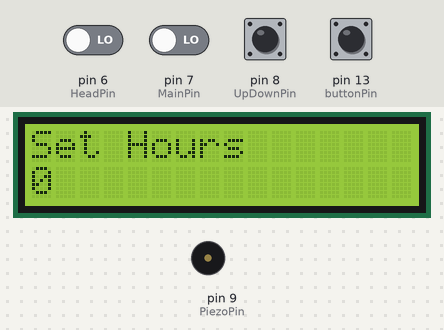
Simulated run of this sketch. Board: Arduino Uno, built with avr-gcc and run on an emulated ATmega328P. Parts: 16×2 character LCD, buzzer (waves = sounding). Inputs (shaded band) come from the test bench; at power-on: pin 6 (HeadPin), pin 7 (MainPin), pin 8 (UpDownPin), pin 13 (buttonPin) LOW. What the sketch prints to the serial monitor is not drawn.

Above: at 1.2 s.
1.3 s: pin 6 (HeadPin) driven HIGH
At 1.7 s:
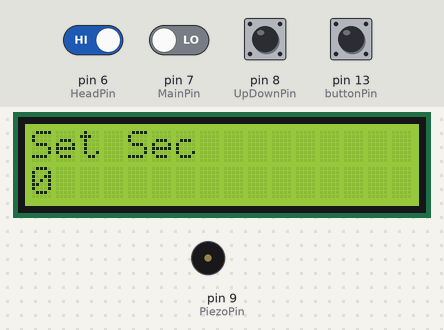
3.4 s: pin 13 (buttonPin) pulled HIGH for 0.15 s
At 4.3 s:
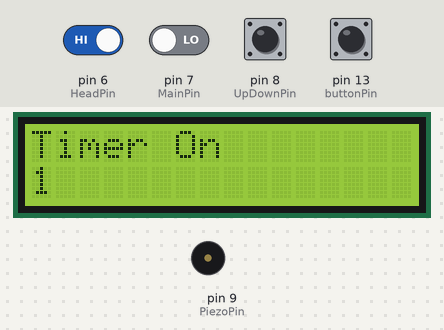
6.5 s: pin 7 (MainPin) driven HIGH
At 7.95 s:
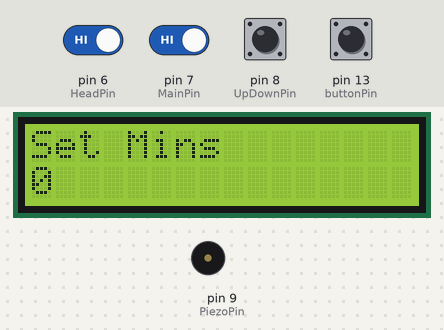
8.8 s: pin 13 (buttonPin) pulled HIGH for 1 s
At 8.88 s:
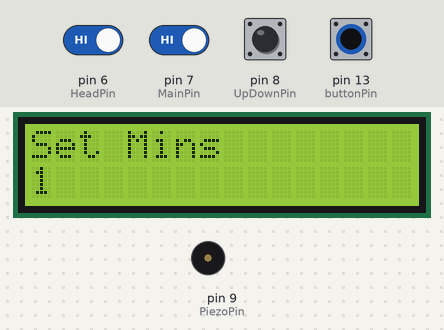
11.3 s: pin 6 (HeadPin) driven LOW
At 13.5 s:
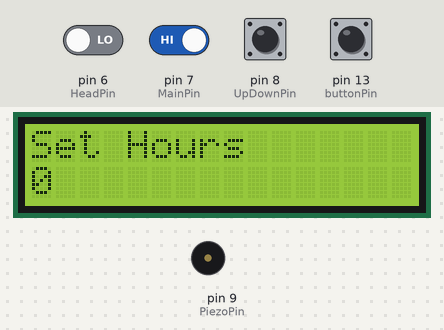
13.6 s: pin 7 (MainPin) driven LOW
Timing chart, 0 to 16.1 s (numbered marks = the images above; inputs shaded):
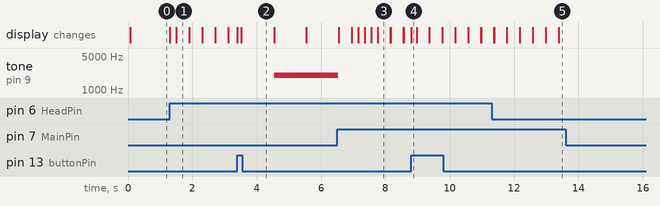

Measured:
- after the input at 1.3 s, the display: first changes at once (image 1 shows a later state)
- after the input at 3.4 s, tone on pin 9 (PiezoPin): silent → 2000 Hz after 1.1 s; the display: first changes at once (image 2 shows a later state)
- after the input at 6.5 s, tone on pin 9 (PiezoPin): goes on until 6.5 s, then stays silent
- after the input at 8.8 s, the display: changes at once (image 4)
- after the input at 11.3 s, the display: first differs from a run without the input after 0.08 s (image 5)
- after the input at 13.6 s, every drawn part: stays the same
- what the display in image 1 shows lasts 0.4 s, from 1.5 s to 1.9 s

The sketch:

Timer.ino
```cpp
const int  HeadPin = 6;
int HeadState = 0;         // current state of the button

unsigned int tick = 0;
unsigned int condition = 0;
long hours;
long minutes;
long seconds;
unsigned long setTime;
unsigned long lcdtime;

long sec;

const int  MainPin = 7;
int MainState = 0;         // current state of the button


const int  buttonPin = 13;   // the pin that the pushbutton is attached to
const int  UpDownPin = 8;

// Variables will change:
int buttonPushCounter = 0;   // counter for the number of button presses
int buttonState = 0;         // current state of the button
int UpDownState = 0;
int lastButtonState = 0;     // previous state of the button
int lastUpDownnState = 0;

int PiezoPin = 9;

unsigned long previousMillis = 0;
unsigned long currentMillis = 0;
unsigned long diffMillis = 0;

unsigned long debounceDelay = 200;
unsigned long lastDebounceTime = 0;
unsigned long lastDebounceHeadTime = 0;

// include the library code:
#include <LiquidCrystal.h>

// initialize the library with the numbers of the interface pins
LiquidCrystal lcd(12, 11, 5, 4, 3, 2);

// set up a constant for the tilt switch pin
const int switchPin = 6;

// variable to hold the value of the switch pin
int switchState = 0;

// variable to hold previous value of the switch pin
int prevSwitchState = 0;

// a variable to choose which reply from the crystal ball
int reply;


void setup() {
  // put your setup code here, to run once:
  pinMode(MainPin, INPUT);
  pinMode(buttonPin, INPUT);
  pinMode(UpDownPin, INPUT);
  pinMode(HeadPin, INPUT);

  // initialize serial communication:
  Serial.begin(9600);

  // set up the number of columns and rows on the LCD
  lcd.begin(16, 2);
  lcd.setCursor(0, 0);
  lcd.print("Press to Start");
}

void loop() {
  //Serial.print("tick ");
  //Serial.println(tick);
  //Serial.print("condition ");
  //Serial.println(condition);
  //maintainenance code
  MainState = digitalRead(MainPin);

  if (MainState == HIGH ) {
   if ((millis() - lastDebounceTime) > debounceDelay) {
    lastDebounceTime = millis();  // reset the debouncing timer
    lcd.clear();
    lcd.setCursor(0, 0);
    lcd.print("Reset");
    condition = 0;
    }
  }

  HeadState = digitalRead(HeadPin);
  if (HeadState == HIGH ) {
    if ((millis() - lastDebounceHeadTime) > debounceDelay) {
      lastDebounceHeadTime = millis();
      condition++;
      if (condition == 5){
        condition = 4;
      }
    }
  }

  switch (condition) {

    case 0:
      //Reset variables
      tick = 0;
      buttonPushCounter = 0;
      condition = 1;
      break;

    case 1:
      // Set time
      lcdDisplay ();
      break;

    case 2:
      // calculations
      pressbutton();
      break;

    case 3:
      ///conversion
      sec = buttonPushCounter*1000;

      if (tick == 0) {
        hours = 3600*sec;
        condition = 1;
        tick++;
        buttonPushCounter = 0;
         //Serial.print("Set Hours equals ");
         //Serial.println(hours);
      } else if (tick == 1){
        minutes = 60*sec;
        condition = 1;
        tick++;
        buttonPushCounter = 0;
         //Serial.print("Set Mins equals ");
         //Serial.println(minutes);

      } else if (tick == 2) {
          if (sec > 0) {
            seconds = sec;

            //Serial.print("Set Secs equals ");
            //Serial.println(seconds);

            previousMillis = millis();
            diffMillis = millis();

            setTime = hours + minutes + seconds;
            lcdtime = setTime/1000;
            //Serial.print("Set LCd conter time equals ");
            //Serial.println(lcdtime);
            condition = 4 ;

            // First print
            lcd.clear();
            lcd.setCursor(0, 0);
            lcd.print("Timer On");
            lcd.setCursor(0, 1);
            lcd.print(lcdtime);

      } else {
        // If seconds is less than or equal to zero
        condition = 1;
        tick = 2;
      }
    }
    break;    // "break" for case 3

    case 4:
      // LCD display
      if (setTime > 0){
        Serial.print("Set time");
        Serial.println(setTime);

        remaining ();

        if (currentMillis - previousMillis  >= setTime) {
          lcdtime = 0;
          lcd.setCursor(0, 1);
          lcd.print(lcdtime);
          lcd.setCursor(0, 0);
          lcd.print("Timer Off");
          lcd.setCursor(0, 1);
          lcd.print("0");

          alarm ();

          condition = 0 ;
        }
      }
      break;
  }
}   // end of the "loop" function

////

void lcdDisplay () {
  switch (tick) {
    case 0:
      // Hours
      lcd.clear();
      lcd.setCursor(0, 0);
      lcd.print("Set Hours");
//      Serial.println("hours");

      condition = 2;
      break;

    case 1:
      // min
      lcd.clear();
      lcd.setCursor(0, 0);
      lcd.print("Set Mins");
//      Serial.println("min");

      condition = 2;
      break;

    case 2:
      // sec
      lcd.clear();
      lcd.setCursor(0, 0);
      lcd.print("Set Sec");

      condition = 2;
      break;
  }
}

/////

 void remaining() {
  currentMillis = millis();

  if (currentMillis - diffMillis >= 1000) {
    lcd.setCursor(0, 1);
    lcdtime--;
    lcd.print(lcdtime);
    diffMillis = currentMillis;
  }
  // end of the function "remaining"
}


void alarm (){
  digitalWrite(PiezoPin, HIGH);
  Serial.println("buzzer ringing");
  tone(9, 2000, 2000);

  delay (1000);

  lcd.clear();
  lcd.setCursor(0, 0);
  lcd.print("Timer Reset");

  delay (1000);
}

/////

void pressbutton () {
  //Serial.println ("In the Press button loop");
  buttonState = digitalRead(buttonPin);
  UpDownState = digitalRead(UpDownPin);


  // compare the buttonState to its previous state
      if (buttonState != lastButtonState) {
    // if the state has changed, increment the counter
      if (buttonState == HIGH) {
      // if the current state is HIGH then the button went from off to on:
      buttonPushCounter++;
      Serial.println("on");
      Serial.print("number of button pushes: ");
      Serial.println(buttonPushCounter);

    }

  }
    lastButtonState = buttonState;

 if (UpDownState !=lastUpDownnState) {
    // if the state has changed, increment the counter
    if (UpDownState == HIGH) {
      // if the current state is HIGH then the button went from off to on:

        if (buttonPushCounter > 0){
          buttonPushCounter--;
        }
        else {
          buttonPushCounter =0;
        }

       // buttonPushCounter = (buttonPushCounter > 0) ? buttonPushCounter-1 : 0;

      Serial.println("on");
      Serial.print("number of button pushes: ");
      Serial.println(buttonPushCounter);

    }

   }
  lastUpDownnState = UpDownState;

  lcd.setCursor(0, 1);
  lcd.print(buttonPushCounter);
}
```
